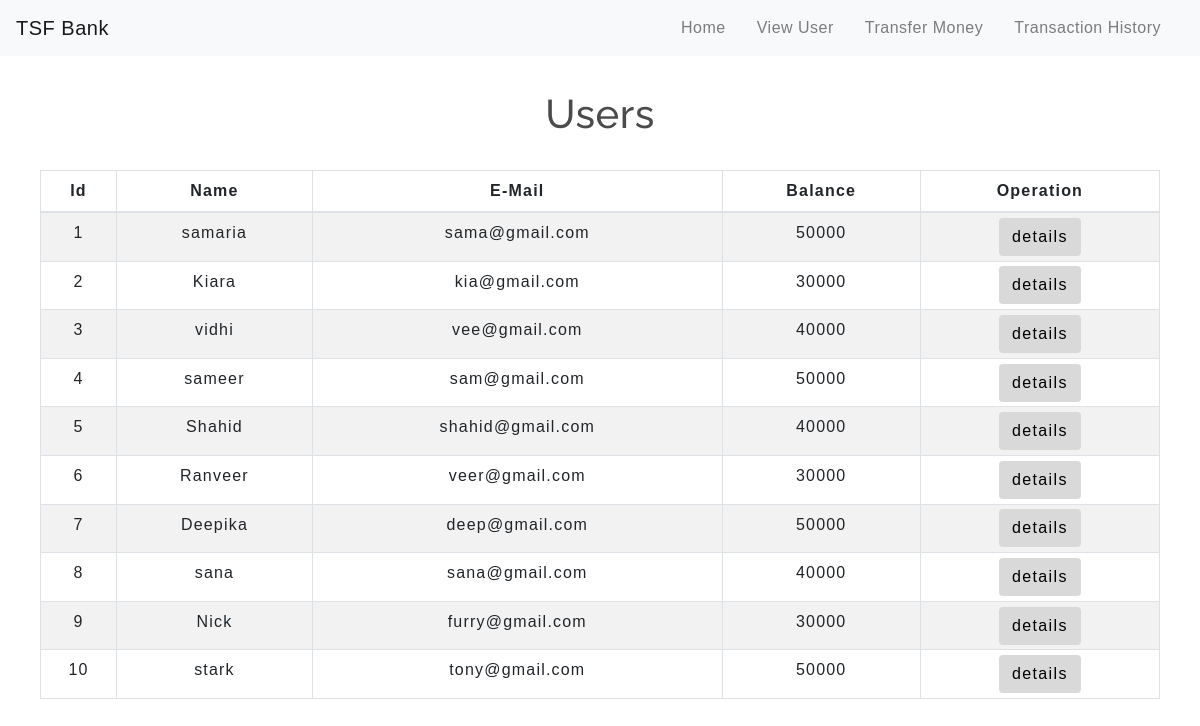
Screenshot of /viewuser.php with the database file from the repository.
### tables this page shows
CREATE TABLE `users` (
  `id` int(3) NOT NULL,
  `name` text NOT NULL,
  `email` varchar(30) NOT NULL,
  `balance` int(8) NOT NULL
);

### viewuser.php (the view, shortened to what this page needs)
<!DOCTYPE html>
<html lang="en">
<head>
    <link rel="stylesheet" href="https://maxcdn.bootstrapcdn.com/bootstrap/4.0.0/css/bootstrap.min.css">
    <link rel="stylesheet" type="text/css" href="css/table.css">
    <link rel="stylesheet" type="text/css" href="css/navbar.css">
    <link rel="stylesheet" type="text/css" href="css/user.css">
</head>
<?php
  include 'navbar.php';
?>
<?php
    include 'config.php';
    $sql = "SELECT * FROM users";
    $result = mysqli_query($conn,$sql);
?>
<div class="container">
        <h2 class="text-center pt-4">Users</h2>
        <br>
            <div class="row">
                <div class="col">
                    <div class="table-responsive-sm">
                    <table class="table table-hover table-sm table-striped table-condensed table-bordered">
                        <thead>
                            <tr>
                            <th scope="col" class="text-center py-2">Id</th>
                            <th scope="col" class="text-center py-2">Name</th>
                            <th scope="col" class="text-center py-2">E-Mail</th>
                            <th scope="col" class="text-center py-2">Balance</th>
                            <th scope="col" class="text-center py-2">Operation</th>
                            </tr>
                        </thead>
                        <tbody>
                <?php
                    while($rows=mysqli_fetch_assoc($result)){
                ?>
                    <tr>
                        <td class="py-2"><?php echo $rows['id'] ?></td>
                        <td class="py-2"><?php echo $rows['name']?></td>
                        <td class="py-2"><?php echo $rows['email']?></td>
                        <td class="py-2"><?php echo $rows['balance']?></td>
                        <td><a href="userviewdet.php?id= <?php echo $rows['id'] ;?>"> <button type="button" class="btn">details</button></a></td>
                    </tr>
                <?php
                    }
                ?>
                        </tbody>
                    </table>
                    </div>
                </div>
            </div>
         </div>
</body>
</html>

### css/table.css (style rules this page uses)
* { padding: 0; margin: 0; box-sizing: border-box; font-family: sans-serif; }
h2 { font-size: 40px; }
table { letter-spacing: 1.2px; }
td { text-align: center; }
button { border:none; background: #d9d9d9; transition: 1s; }

### css/navbar.css (style rules this page uses)
h2 { color: #4C4B4B; letter-spacing: 0.5px; font-family: raleway; }

### css/user.css (style rules this page uses)
button,input { font-family: 'Montserrat', sans-serif; font-weight: 700; letter-spacing: 1.4px; }
.container { flex: 0 1 700px; width: 100%; margin: auto; padding: 10px; }

### rows the page displays
users: id "1", name "samaria", email "sama@gmail.com", balance "50000"
users: id "2", name "Kiara", email "kia@gmail.com", balance "30000"
users: id "3", name "vidhi", email "vee@gmail.com", balance "40000"
users: id "4", name "sameer", email "sam@gmail.com", balance "50000"
users: id "5", name "Shahid", email "shahid@gmail.com", balance "40000"
users: id "6", name "Ranveer", email "veer@gmail.com", balance "30000"
users: id "7", name "Deepika", email "deep@gmail.com", balance "50000"
users: id "8", name "sana", email "sana@gmail.com", balance "40000"
users: id "9", name "Nick", email "furry@gmail.com", balance "30000"
users: id "10", name "stark", email "tony@gmail.com", balance "50000"
